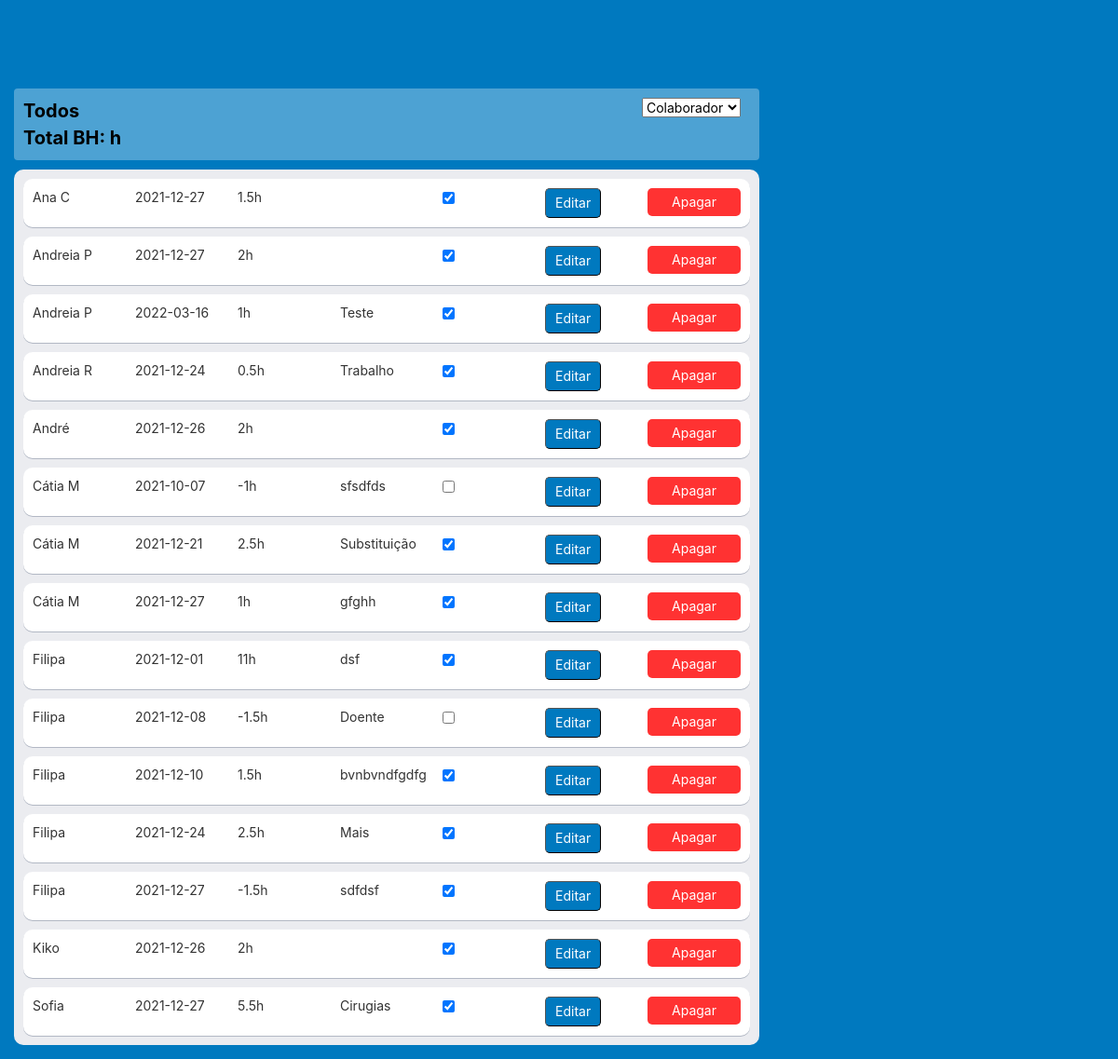
/banco_horas, run on an earlier commit of the app's database.
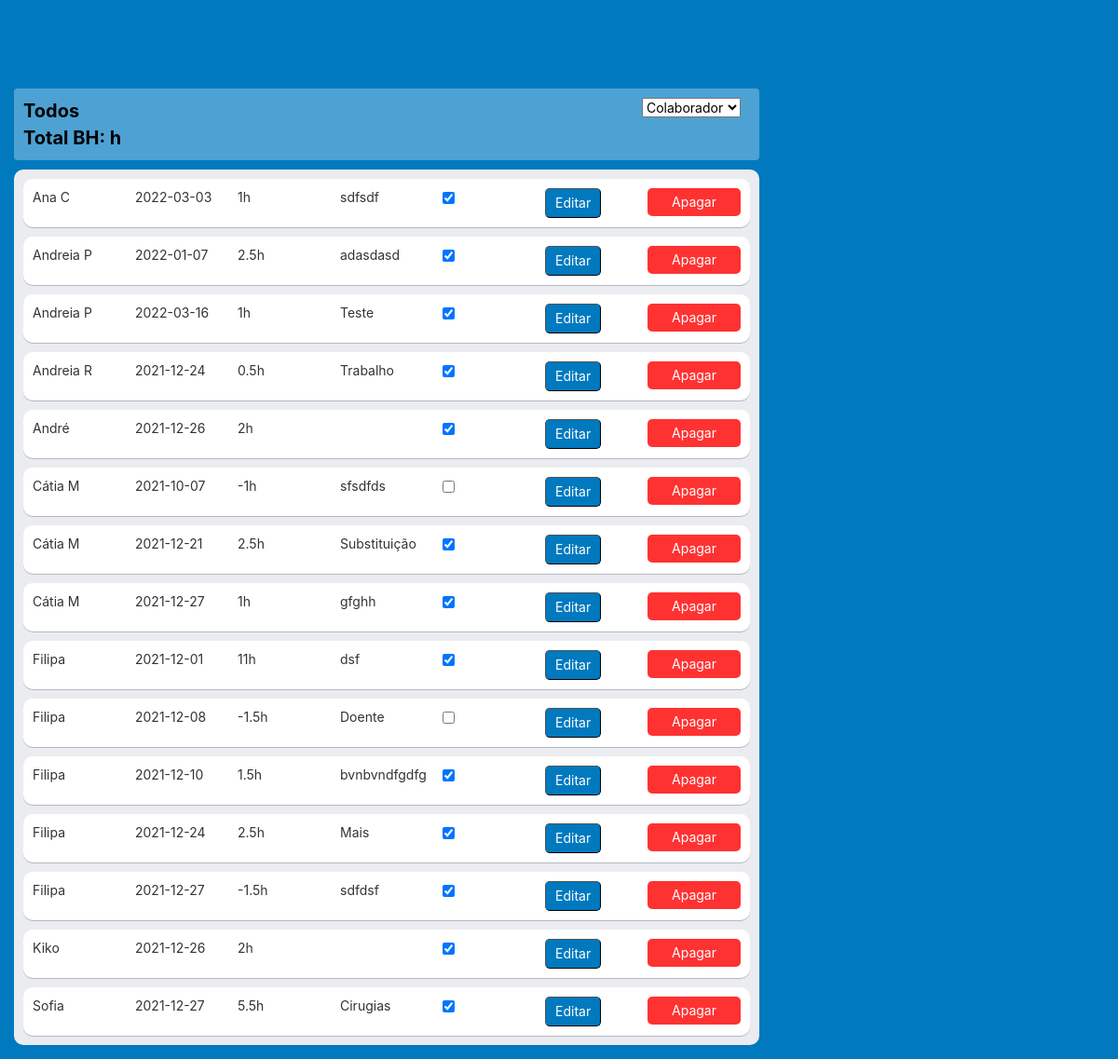
And on a later commit of the database.
### bh_db.py (models this page shows)
class BH(Model):
    worker_id = ForeignKeyField(Worker, backref='bh')
    data_pedido = DateField()
    data = DateField()
    duration = TimeField()
    desc = CharField()
    approved = BooleanField()
    class Meta:
        database = db
        table_name = bh_tbl
        order_by = ('data',)

class Worker(Model):
    name = CharField(unique=True)
    department = CharField()
    active = BooleanField()
    class Meta:
        database = db
        table_name = workers_tbl

### main.py (the view, shortened to what this page needs)
@app.route('/banco_horas', methods=['GET', 'POST'])
def bancohoras_list():
    workers_ = bh_db.get_dep_workers_list(False)
    if request.method == 'GET':
        worker_name_ = 'Todos'
        entradas_, soma_, soma_approved_ = bh_db.get_bh_all()
        return render_template('bh_list.html', entradas=entradas_, worker_name=worker_name_, workers=workers_, is_admin=is_admin)

### bh_db.py (called while the page is built)
def get_dep_workers_list(active_):
    if active_:
        return Worker.select().where(Worker.active == active_).order_by(Worker.name)
    else:
        return Worker.select().order_by(Worker.name)

def get_bh_all():
    soma = BH.select(fn.SUM(BH.duration)).scalar()
    soma_approved = BH.select(fn.SUM(BH.duration)).where(BH.approved == 1).scalar()
    if soma_approved is None:
        soma_approved = 0
    return BH.select(BH, Worker).join(Worker).order_by(Worker.name, BH.data), soma, soma_approved

### templates/bh_list.html (shortened to what this page needs)
{% extends 'base.html' %}
{% block content %}
<br/><br/>
<div class="board">
    <div class="board-header">
        <div class="left">
            <div class="board-header-text">
                <div class="list-title">
                    {{ worker_name }}
                    <br>Total BH: <div id="total" style="display:inline;">{{ soma_approved }}h
                </div>
            </div>
            </div>
        </div>
        <div class="right">
            <form action="" method="POST" id="banco">
                <select id="workers" name="workers" onchange="this.form.submit()" required>
                    <option value="" disabled selected hidden>Colaborador</option>
                </select>
            </form>
        </div>
    </div>
    <div class="board-lists-home">
        <div class="board-list">
            {% if entradas!=None %}
            {% for item in entradas %}
            <div class="card-bh-list" id="card_{{ item.id }}">
                <div>
                    {{ item.worker_id.name }}
                </div>
                <div id="data__{{ item.id }}">
                    {{ item.data }}
                </div>
                <div id="horas__{{ item.id }}">
                    {{ item.duration }}h
                </div>
                <div id="desc__{{ item.id }}">
                    {{ item.desc }}
                </div>
                <div>
                    <input type="checkbox" id="approved_{{ item.id }}" onchange="checkClick({{ item.id }}, '{{ worker_name }}')"
                           {% if item.approved %} checked{% endif %}>
                </div>
                <div id="button_submit_{{ item.id }}">
                    <button class="button_submit" onclick="showHide('edit_card_{{ item.id }}', 'card_{{ item.id }}')">Editar</button>
                </div>
                <div>
                    <div class="button_delete">Apagar</div>
                </div>
            </div>
            {% endfor %}
            {% endif %}
        </div>
    </div>
</div>
{% endblock %}

### templates/base.html (shortened to what this page needs)
<!DOCTYPE html>
<html lang="en">
<head>
    <link rel="stylesheet" href="https://cdnjs.cloudflare.com/ajax/libs/twitter-bootstrap/3.3.5/css/bootstrap.min.css">
    <link rel="stylesheet" href="../static/css/style.css">
</head>
<body>
    <div class="base">
        {% block content %}
        {% endblock %}
    </div>
</body>
</html>

### static/css/style.css (style rules this page uses)
body { background-color: rgb(0, 121, 191); }
.base { background-color: rgb(0, 121, 191); font-family: -apple-system,BlinkMacSystemFont,Segoe UI,Roboto,Noto Sans,Ubuntu,Droid Sans,Helvetica Neue,sans-serif; font-size: 14px; display: grid; grid-template-rows: max-content auto; grid-gap: 20px; height: 100%; padding: 15px; }
.board { display: grid; grid-gap: 10px; grid-template-rows: max-content auto; }
.board-header { color: black; background-color: rgba(255, 255, 255, 0.3); display: grid; grid-template-columns: repeat(2, 1fr); padding: 10px; width: 800px; border-radius: 4px; }
.board-header-text { font-weight: bold; }
.board-header .left { display: grid; grid-template-columns: repeat(4, max-content); grid-gap: 10px; justify-self: left; }
.board-header .right { display: grid; grid-template-columns: repeat(2, max-content); grid-gap: 10px; justify-self: right; }
.button, .button_submit, .button_delete { color: white; background-color: rgba(255, 255, 255, 0.3); border-radius: 5px; border-width: 1px; padding: 5px 10px; text-align: center; }
.button_submit { background-color: rgb(0, 121, 191); }
.button_delete { background-color: rgb(255, 50, 50); }
.board-lists, .board-lists-home { display: grid; grid-auto-columns: 550px; grid-auto-flow: column; grid-gap: 8px; height: max-content; }
.board-lists-home { grid-auto-columns: 800px; }
.board-list { background-color: rgb(235, 236, 240); border-radius: 10px; display: grid; grid-auto-rows: max-content; grid-gap: 10px; height: max-content; padding: 10px; }
.list-title { font-weight: bold; font-size: 20px; }
.card, .card_inactive, .card-home, .card-bh-list { background-color: white; border-radius: 10px; box-shadow: 0 1px 0 rgba(9,30,66,.25); padding: 10px; display: grid; grid-template-columns: repeat(4, 1fr); grid-gap: 10px; vertical-align: middle; }
.card-bh-list { grid-template-columns: repeat(7, 1fr); }

What changed in the data, as far as the page shows it:
changed BH "Ana C": data "2021-12-27" → "2022-03-03"; duration "1.5" → "1"; desc (not shown) → "sdfsdf"
changed BH: data "2021-12-27" → "2022-01-07"; duration "2" → "2.5"; desc (not shown) → "adasdasd"
